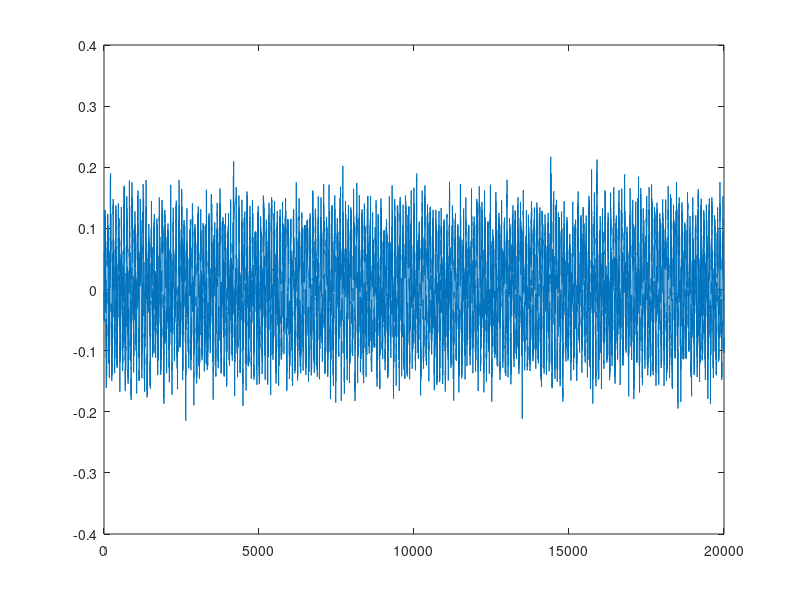
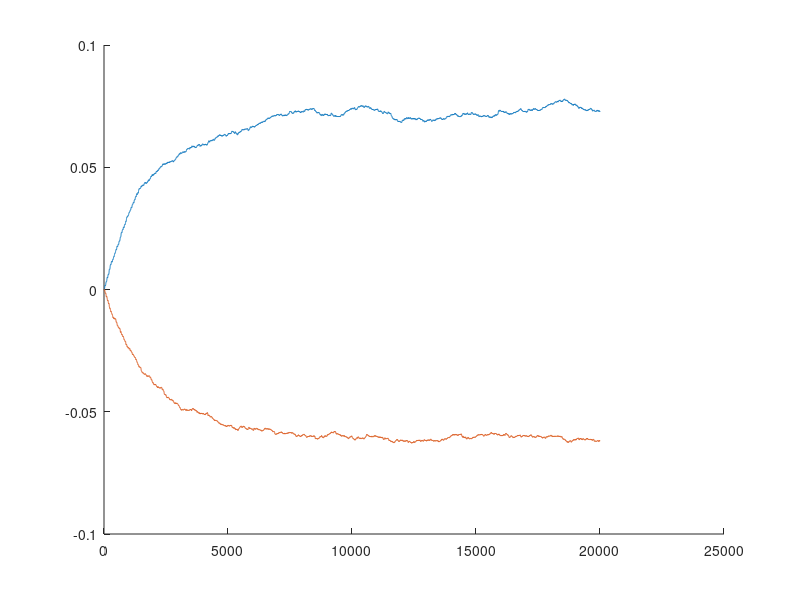
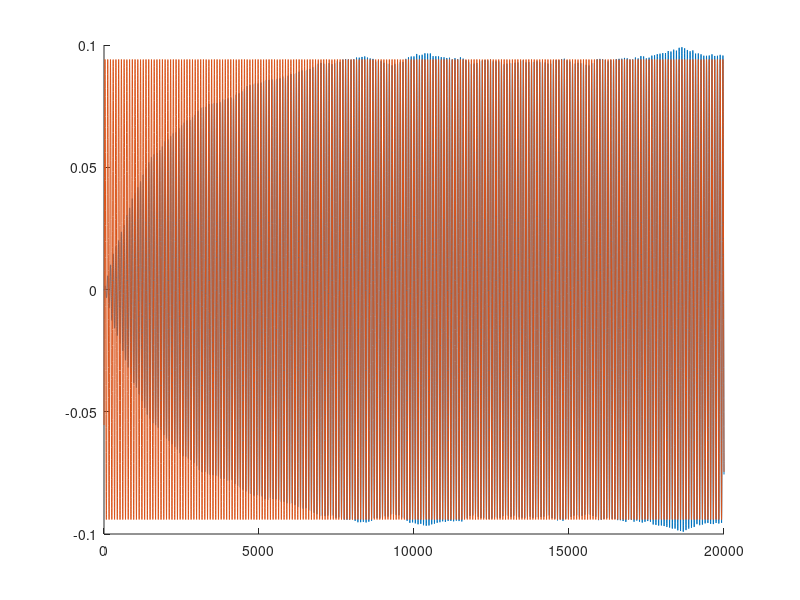
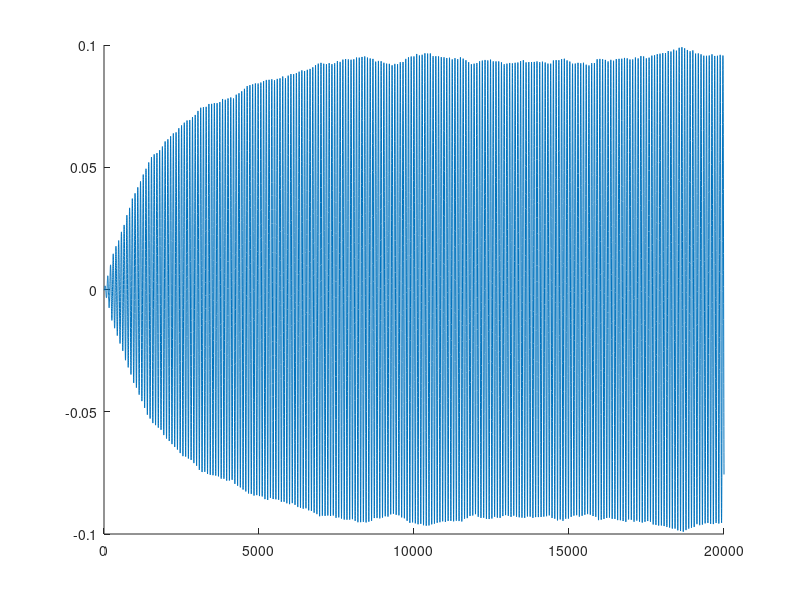

Write the MATLAB code that produced these figures, in order. (Note: this script raises an error after producing the figures.)
%%%%%% Auxiliar problema 2

close all
clear all
L = 20000;
Exedente = 10;
fs = 44100;

M = 2;
mu = 0.001;
a = [1];
bS = [1 0.9 0.5 0.45 0.35 0.25];
SigmaR2 = 0.0005; 
Amplitud = normrnd(0.1,sqrt(0.003),1);
Fase = unifrnd(0,2*pi);

G = Amplitud*sin(2*pi*500/fs*(1:L)+Fase)';
R = normrnd(0,sqrt(SigmaR2),L+Exedente,1);
SAuxiliar = filter(bS,a,R);
S = SAuxiliar(Exedente+1:L+Exedente);
X = S + G;

figure()
plot(X)
Entrada = zeros(L,2);
Entrada(:,1) = sin(2*pi*500/fs*(1:L));
Entrada(:,2) = cos(2*pi*500/fs*(1:L));
EstimacionG  = zeros(L,1);

W = zeros(M,L+1);
for i = 1:M
    W(i,1) = 0;
end

for i = 1:L
    Error = X(i)-Entrada(i,:)*W(:,i);
    W(:,i+1) = W(:,i) + mu*Entrada(i,:)'*Error;
    EstimacionG(i) =  Entrada(i,:)*W(:,i+1);
end

figure()
hold on
plot(W(1,:))
plot(W(2,:))

figure()
hold on
plot(EstimacionG)
plot(G)

figure()
hold on
plot(EstimacionG)

%%

close all
clear all
N = 500;
L = 20000;
Exedente = 10;
fs = 44100;

M = 2;
mu = 0.001;
a = [1];
bS = [1 0.9 0.5 0.45 0.35 0.25];
SigmaR2 = 0.0005; 
Entrada(:,1) = sin(2*pi*500/fs*(1:L));
Entrada(:,2) = cos(2*pi*500/fs*(1:L));

EstimacionErrorJ = zeros(20000,1);
EstimacionError E = zeros(20000,1);
EstimacionG  = zeros(L,1);
 
for i = 1:500
    Amplitud = normrnd(0.1,sqrt(0.003),1);
    Fase = unifrnd(0,2*pi);

    G = Amplitud*sin(2*pi*500/fs*(1:L)+Fase)';
    R = normrnd(0,sqrt(SigmaR2),L+Exedente,1);
    SAuxiliar = filter(bS,a,R);
    S = SAuxiliar(Exedente+1:L+Exedente);
    X = S + G;

    W = zeros(M,L+1);
    for i = 1:M
        W(i,1) = 0;
    end

    for i = 1:L
        Error = X(i)-Entrada(i,:)*W(:,i);
        W(:,i+1) = W(:,i) + mu*Entrada(i,:)'*Error;
        EstimacionG(i) =  Entrada(i,:)*W(:,i+1);
    end

    EstimacionS = X-EstimacionG;
    
    EstimacionErrorE = EstimacionErrorE + (EstimacionS - S).^2/N;
    EstimacionErrorJ = EstimacionErrorJ + (EstimacionG - G).^2/N;    
end

figure()
plot(EstimacionErrorE)
figure()
plot(EstimacionErrorJ)

%%

close all
clear all
N = 500;
L = 20000;
Exedente = 10;
fs = 44100;

M = 2;
mu = (1:5)*0.001;
a = [1];
bS = [1 0.9 0.5 0.45 0.35 0.25];
SigmaR2 = 0.0005; 
Entrada(:,1) = sin(2*pi*500/fs*(1:L));
Entrada(:,2) = cos(2*pi*500/fs*(1:L));

EstimacionErrorJ = zeros(20000,1);
EstimacionErrorE = zeros(20000,1);
EstimacionG  = zeros(L,1);

figure()
hold on
for j = 1:5
    for i = 1:500
        Amplitud = normrnd(0.1,sqrt(0.003),1);
        Fase = unifrnd(0,2*pi);

        G = Amplitud*sin(2*pi*500/fs*(1:L)+Fase)';
        R = normrnd(0,sqrt(SigmaR2),L+Exedente,1);
        SAuxiliar = filter(bS,a,R);
        S = SAuxiliar(Exedente+1:L+Exedente);
        X = S + G;

        W = zeros(M,L+1);
        for i = 1:M
            W(i,1) = 0;
        end

        for i = 1:L
            Error = X(i)-Entrada(i,:)*W(:,i);
            W(:,i+1) = W(:,i) + mu(j)*Entrada(i,:)'*Error;
            EstimacionG(i) =  Entrada(i,:)*W(:,i+1);
        end

        EstimacionS = X-EstimacionG;

        EstimacionErrorE = EstimacionErrorE + (EstimacionS - S).^2/N;
        EstimacionErrorJ = EstimacionErrorJ + (EstimacionG - G).^2/N;    
    end
    plot(EstimacionErrorJ)
end